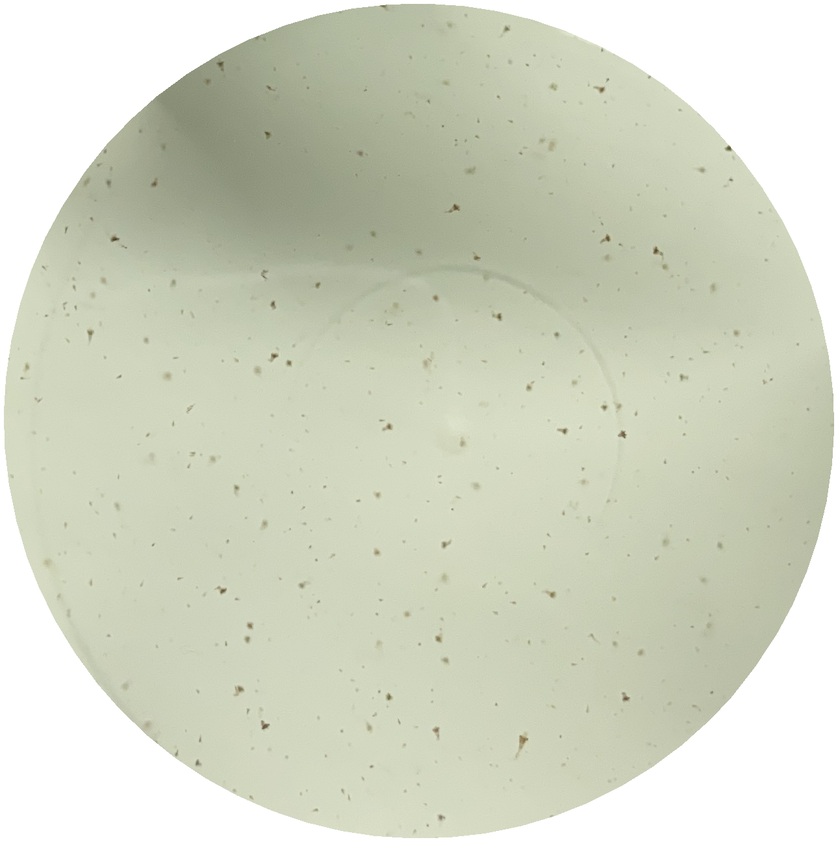
#> input picture analysis_primary/result_inner_circle_cropped.png, 838 x 842 px, shrunk from 1291 x 1297 before the run, found by its file name
$ python segment_three_way.py
#> lines starting #> are read from the running program, lines starting #| are printed output that depends on the picture; after the words box and inside, x2 and y2 are one past the last pixel; in counts of white or black regions, pixels touching at a corner belong together
#!/usr/bin/env python3
import cv2
import numpy as np
import csv
from pathlib import Path
from skimage.morphology import skeletonize

# -------- CONFIG --------
INPUT = Path('analysis_primary/result_inner_circle_cropped.png')
OUTDIR = Path('analysis_primary_detailed')
OUTDIR.mkdir(parents=True, exist_ok=True)
CROPS_DIR = OUTDIR / 'individual_larvae'
CROPS_DIR.mkdir(exist_ok=True)

# Processing Params
BLACKHAT_K = 25
MIN_AREA = 80
MAX_AREA_FRAC = 0.05
SOLIDITY_THRESH = 0.85


# ------------------------

def get_morphometrics(mask, gray_img):
    """Calculates advanced stats for a single particle."""
    # 1. Skeleton Length
    skeleton = skeletonize(mask > 0)
    length = np.sum(skeleton)

    # 2. Contour-based stats
    contours, _ = cv2.findContours(mask, cv2.RETR_EXTERNAL, cv2.CHAIN_APPROX_SIMPLE)
    cnt = contours[0]
    perimeter = cv2.arcLength(cnt, True)

    # 3. Intensity stats (Health/Opacity)
    mean_val = cv2.mean(gray_img, mask=mask)[0]

    return length, perimeter, mean_val, skeleton


def process_larvae():
    if not INPUT.exists():
        print(f"Error: {INPUT} not found.")
        return

    # Load and Prepare
    img = cv2.imread(str(INPUT))
#> img is the input picture: shape (842, 838, 3); mean B, G, R 195.5, 213.8, 209.9
    gray = cv2.cvtColor(img, cv2.COLOR_BGR2GRAY) if img.ndim == 3 else img.copy()
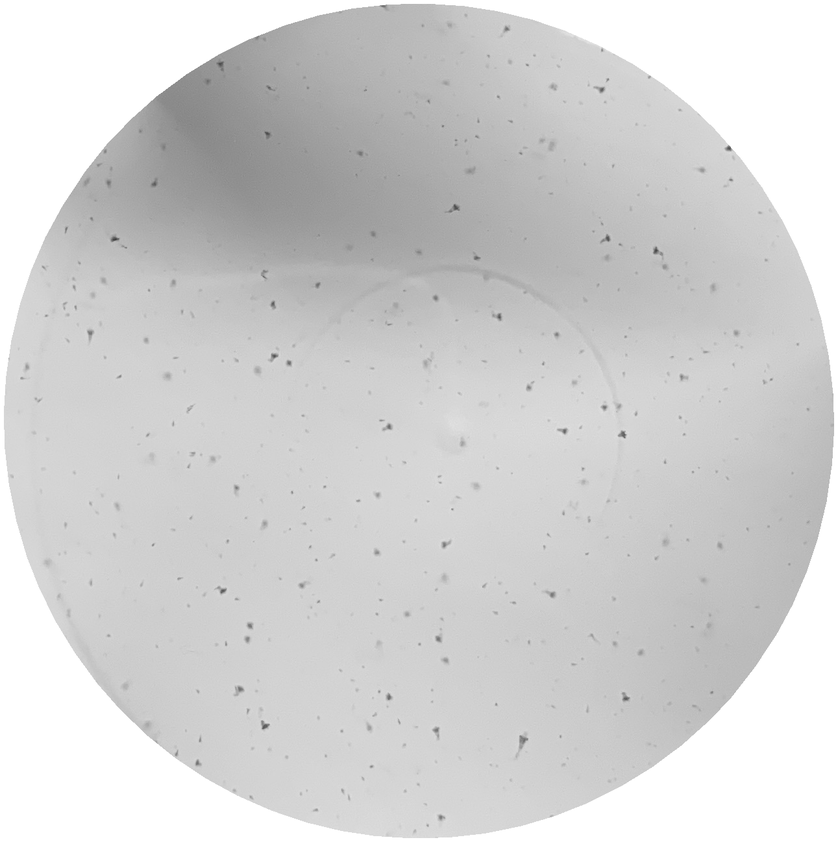
#> gray: shape (842, 838); min 56, max 255, mean 210.6
    h, w = gray.shape
#> h = 842; w = 838

    # Pre-processing (Your Logic)
    kernel_bg = cv2.getStructuringElement(cv2.MORPH_ELLIPSE, (50, 50))
    bg = cv2.morphologyEx(gray, cv2.MORPH_DILATE, kernel_bg)
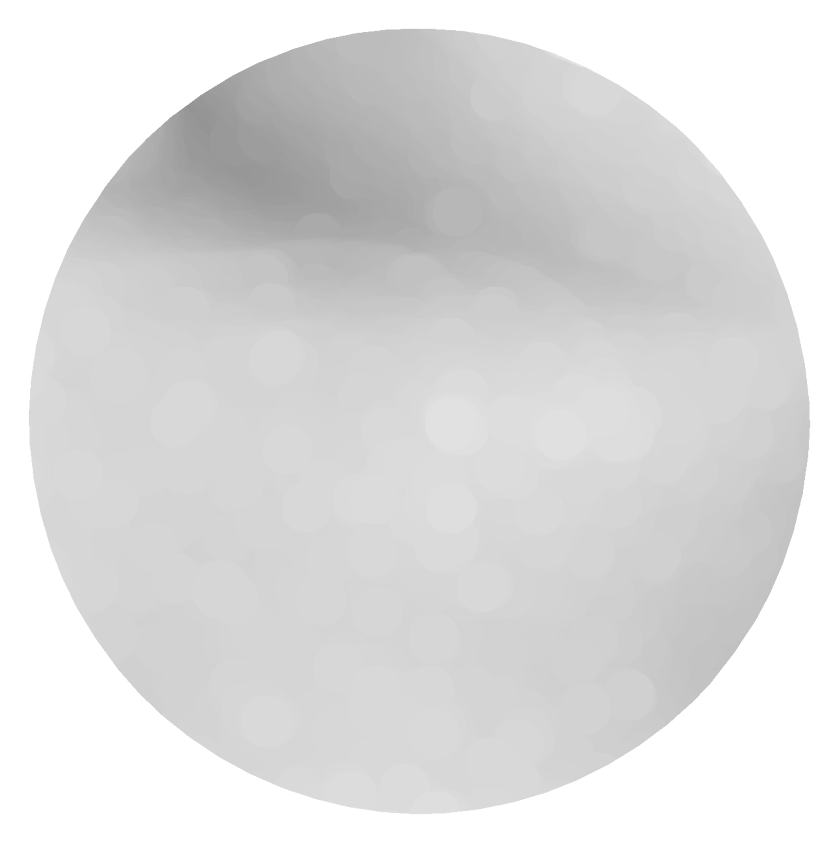
#> bg: shape (842, 838); min 148, max 255, mean 221.1
    diff = cv2.absdiff(bg, gray)
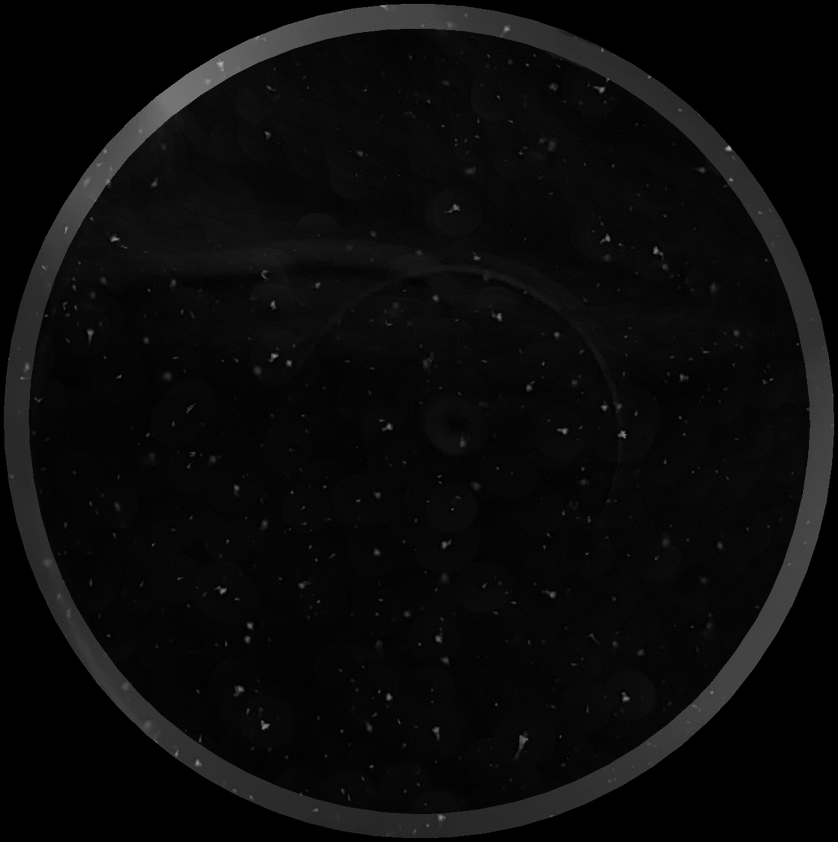
#> diff: shape (842, 838); min 0, max 177, mean 10.5
    bh_kernel = cv2.getStructuringElement(cv2.MORPH_ELLIPSE, (BLACKHAT_K, BLACKHAT_K))
    blackhat = cv2.morphologyEx(gray, cv2.MORPH_BLACKHAT, bh_kernel)
    saliency = cv2.addWeighted(diff, 0.7, blackhat, 0.3, 0)

    # Thresholding
    thresh = cv2.threshold(saliency, 0, 255, cv2.THRESH_BINARY + cv2.THRESH_OTSU)[1]
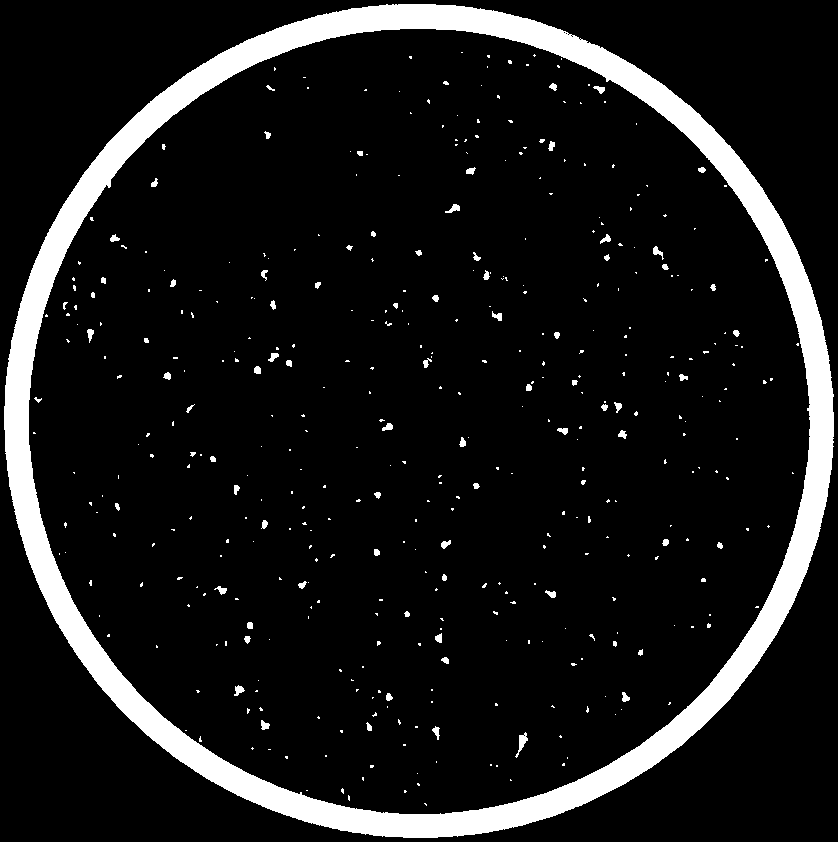
#> thresh: shape (842, 838); 9.7% white; 425 white regions (344 under 20 px), largest, box (x1, y1, x2, y2) and area: (4, 4, 834, 838) 63204, (515, 732, 528, 758) 118, (445, 204, 460, 213) 70
    thresh = cv2.morphologyEx(thresh, cv2.MORPH_OPEN, cv2.getStructuringElement(cv2.MORPH_ELLIPSE, (3, 3)))
#> thresh: shape (842, 838); 9.5% white; 214 white regions (139 under 20 px), largest, box (x1, y1, x2, y2) and area: (4, 4, 834, 838) 63178, (518, 732, 528, 752) 102, (235, 685, 245, 696) 64

    # Connected Components
    num_labels, labels, stats, centroids = cv2.connectedComponentsWithStats(thresh, connectivity=8)
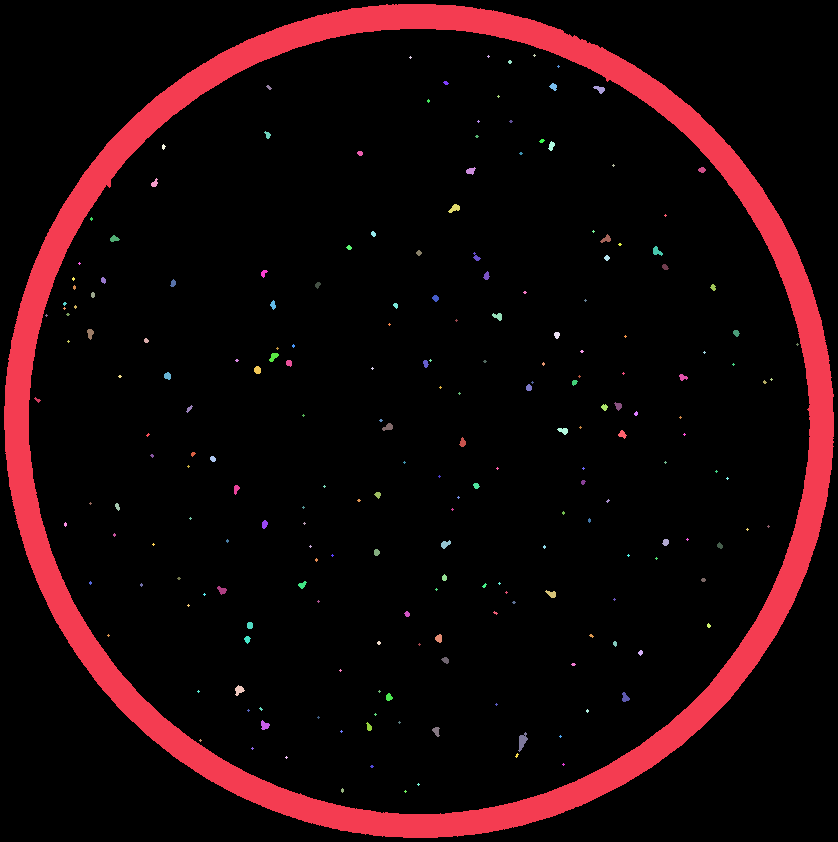
#> labels: shape (842, 838) int32; 215 distinct labels, from 0 to 214; one colour per label, 0 black
#> num_labels = 215; stats = 215 rows, first 6: [0, 0, 838, 842, 638553], [4, 4, 830, 834, 63178], [487, 55, 3, 3, 5], [533, 54, 3, 3, 5], [409, 56, 3, 3, 5], [508, 60, 4, 4, 12]; centroids = 215 pairs, first value 37.06 to 797, second value 55 to 791

    larvae_data = []
    vis_overlay = cv2.cvtColor(gray, cv2.COLOR_GRAY2BGR)
    full_mask = np.zeros_like(gray)

    print(f"Analyzing {num_labels - 1} potential particles...")
#> (printed output is left out)

    for i in range(1, num_labels):
        area = stats[i, cv2.CC_STAT_AREA]
        x, y, w_b, h_b = stats[i, cv2.CC_STAT_LEFT], stats[i, cv2.CC_STAT_TOP], \
            stats[i, cv2.CC_STAT_WIDTH], stats[i, cv2.CC_STAT_HEIGHT]

        if area < MIN_AREA or area > (h * w * MAX_AREA_FRAC):
            continue

        comp_mask = (labels == i).astype(np.uint8)

        # Geometry Filter
        contours, _ = cv2.findContours(comp_mask, cv2.RETR_EXTERNAL, cv2.CHAIN_APPROX_SIMPLE)
        if not contours: continue
        cnt = contours[0]
        solidity = area / cv2.contourArea(cv2.convexHull(cnt)) if cv2.contourArea(cv2.convexHull(cnt)) > 0 else 0

        # Ellipse fitting for elongation
        if len(cnt) >= 5:
            _, (ma, MA), angle = cv2.fitEllipse(cnt)
            elongation = MA / ma if ma > 0 else 0
        else:
            MA = ma = elongation = angle = 0

        # Classification
        mean_bh = cv2.mean(blackhat, mask=comp_mask)[0]
        if (solidity < SOLIDITY_THRESH and elongation > 1.5) or mean_bh > 40:
            # GET ADVANCED METRICS
            body_len, perimeter, avg_intensity, skel_img = get_morphometrics(comp_mask, gray)

            larvae_data.append({
                'idx': len(larvae_data) + 1,
                'area': area,
                'body_length': round(body_len, 2),
                'perimeter': round(perimeter, 2),
                'solidity': round(solidity, 3),
                'elongation': round(elongation, 2),
                'orientation': round(angle, 1),
                'mean_intensity': round(avg_intensity, 2)
            })

            # Save Crop for Verification
            # Adding a 10px padding to the crop
            pad = 10
            y1, y2 = max(0, y - pad), min(h, y + h_b + pad)
            x1, x2 = max(0, x - pad), min(w, x + w_b + pad)
            crop = vis_overlay[y1:y2, x1:x2].copy()
            cv2.imwrite(str(CROPS_DIR / f"larva_{len(larvae_data)}.png"), crop)

            # Update Visualization
            full_mask[labels == i] = 255
            cv2.rectangle(vis_overlay, (x, y), (x + w_b, y + h_b), (0, 255, 0), 2)
            cv2.putText(vis_overlay, str(len(larvae_data)), (x, y - 5), 0, 0.6, (0, 255, 0), 2)
#> this loop made 214 passes
#> (area, x, y, w_b, h_b, solidity, body_len, perimeter) on pass 204: (102, 518, 732, 10, 20, 1, 19, 48.04)
#> (area, x, y, w_b, h_b) on passes 1, 8, 10, 15, 18, 20: (63178, 4, 4, 830, 834), (40, 549, 83, 8, 8), (53, 593, 86, 12, 8), (31, 264, 131, 7, 8), (42, 548, 141, 7, 10), (24, 357, 151, 6, 5)
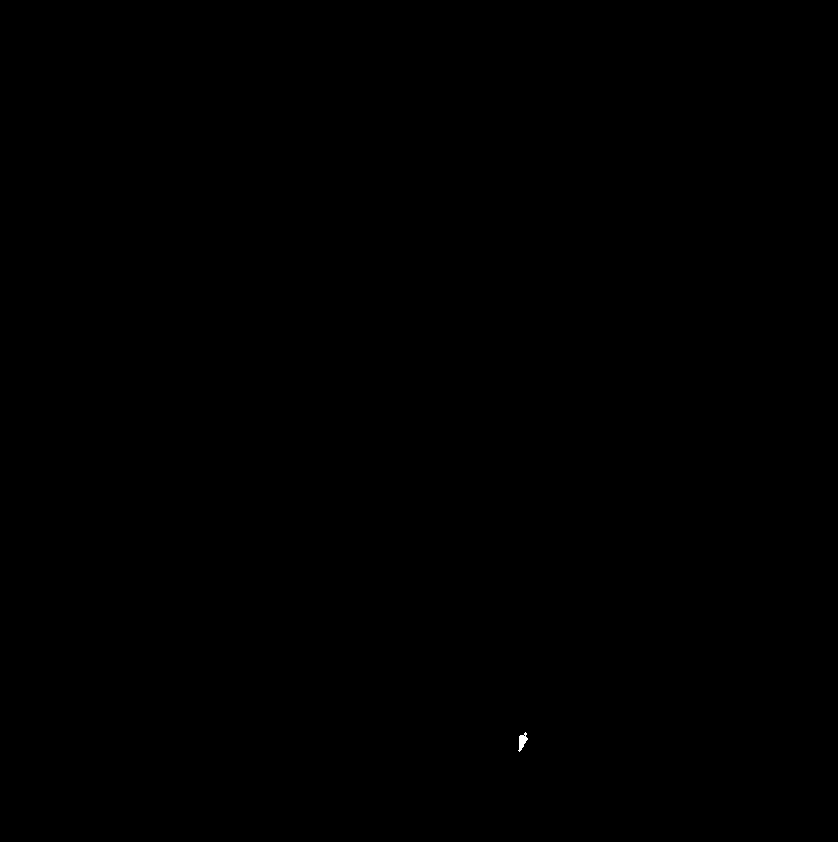
#> comp_mask: shape (842, 838); values 0 (black) and 1 (white), 0.01% white; 1 white region, box (x1, y1, x2, y2) and area: (518, 732, 528, 752) 102
#> vis_overlay: shape (842, 838, 3); mean B, G, R 210.5, 210.6, 210.5
#> after the loop, larvae_data = 1 item

    # Export CSV
    csv_path = OUTDIR / 'larvae_analysis_full.csv'
    if larvae_data:
        with open(csv_path, 'w', newline='') as f:
            writer = csv.DictWriter(f, fieldnames=larvae_data[0].keys())
            writer.writeheader()
            writer.writerows(larvae_data)

    # Save Final Visuals
    cv2.imwrite(str(OUTDIR / '02_mask_final.png'), full_mask)
    cv2.imwrite(str(OUTDIR / '03_overlay_final.png'), vis_overlay)

    print(f"Finished. {len(larvae_data)} larvae documented in {OUTDIR}")
#| Finished. 1 larvae documented in analysis_primary_detailed


if __name__ == "__main__":
    process_larvae()
